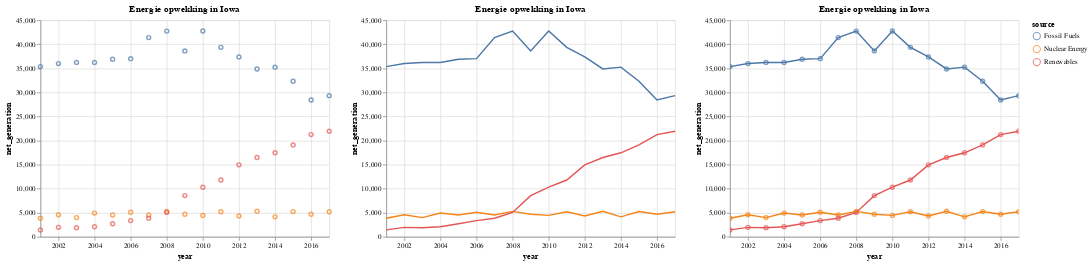

Here is the notebook cell this chart was saved with:
### Markdown cell above
# Voorbeelden

Om de intuitie van de grammar of graphic en de mogelijkheden van Altair te laten zien die ik regelmatig gebruik. Ten eerste het combineren van verschillende `mark_*` properties. Voor het maken van een grafiek met lijnen en punten, is de opzet:
1) Maak een base chart, met data en encodings
2) Gebruik de base chart om een chart met punten en een met lijnen te maken
3) Overlay de punt en lijn charts via `point + line`

### Code cell
df = data.iowa_electricity()

base = (
    alt
    .Chart(df, title="Energie opwekking in Iowa")
    .encode(
        x="year",
        y="net_generation",
        color="source",
        tooltip="net_generation"
    )
)

point = base.mark_point()
line = base.mark_line()
point_line = point + line

# Test de interactiviteit zelf in google colab met de badge bovenaan het notebook (zoomen, pannen en tooltip!)
point | line | point_line.interactive()

### Figure 1 — Vega-Lite specification as saved in the notebook (floating-point values rounded to 4 significant figures)
{"config": {"view": {"continuousWidth": 400, "continuousHeight": 300}}, "hconcat": [{"mark": "point", "encoding": {"color": {"field": "source", "type": "nominal"}, "tooltip": {"field": "net_generation", "type": "quantitative"}, "x": {"field": "year", "type": "temporal"}, "y": {"field": "net_generation", "type": "quantitative"}}, "title": "Energie opwekking in Iowa"}, {"mark": "line", "encoding": {"color": {"field": "source", "type": "nominal"}, "tooltip": {"field": "net_generation", "type": "quantitative"}, "x": {"field": "year", "type": "temporal"}, "y": {"field": "net_generation", "type": "quantitative"}}, "title": "Energie opwekking in Iowa"}, {"layer": [{"mark": "point", "encoding": {"color": {"field": "source", "type": "nominal"}, "tooltip": {"field": "net_generation", "type": "quantitative"}, "x": {"field": "year", "type": "temporal"}, "y": {"field": "net_generation", "type": "quantitative"}}, "selection": {"selector001": {"type": "interval", "bind": "scales", "encodings": ["x", "y"]}}, "title": "Energie opwekking in Iowa"}, {"mark": "line", "encoding": {"color": {"field": "source", "type": "nominal"}, "tooltip": {"field": "net_generation", "type": "quantitative"}, "x": {"field": "year", "type": "temporal"}, "y": {"field": "net_generation", "type": "quantitative"}}, "title": "Energie opwekking in Iowa"}]}], "data": {"name": "data-bb61008ba0c766c5601afa5323d12ad4"}, "$schema": "https://vega.github.io/schema/vega-lite/v4.17.0.json", "datasets": {"data-bb61008ba0c766c5601afa5323d12ad4": [{"year": "2001-01-01T00:00:00", "source": "Fossil Fuels", "net_generation": 35361}, {"year": "2002-01-01T00:00:00", "source": "Fossil Fuels", "net_generation": 35991}, {"year": "2003-01-01T00:00:00", "source": "Fossil Fuels", "net_generation": 36234}, {"year": "2004-01-01T00:00:00", "source": "Fossil Fuels", "net_generation": 36205}, {"year": "2005-01-01T00:00:00", "source": "Fossil Fuels", "net_generation": 36883}, {"year": "2006-01-01T00:00:00", "source": "Fossil Fuels", "net_generation": 37014}, {"year": "2007-01-01T00:00:00", "source": "Fossil Fuels", "net_generation": 41389}, {"year": "2008-01-01T00:00:00", "source": "Fossil Fuels", "net_generation": 42734}, {"year": "2009-01-01T00:00:00", "source": "Fossil Fuels", "net_generation": 38620}, {"year": "2010-01-01T00:00:00", "source": "Fossil Fuels", "net_generation": 42750}, {"year": "2011-01-01T00:00:00", "source": "Fossil Fuels", "net_generation": 39361}, {"year": "2012-01-01T00:00:00", "source": "Fossil Fuels", "net_generation": 37379}, {"year": "2013-01-01T00:00:00", "source": "Fossil Fuels", "net_generation": 34873}, {"year": "2014-01-01T00:00:00", "source": "Fossil Fuels", "net_generation": 35250}, {"year": "2015-01-01T00:00:00", "source": "Fossil Fuels", "net_generation": 32319}, {"year": "2016-01-01T00:00:00", "source": "Fossil Fuels", "net_generation": 28437}, {"year": "2017-01-01T00:00:00", "source": "Fossil Fuels", "net_generation": 29329}, {"year": "2001-01-01T00:00:00", "source": "Nuclear Energy", "net_generation": 3853}, {"year": "2002-01-01T00:00:00", "source": "Nuclear Energy", "net_generation": 4574}, {"year": "2003-01-01T00:00:00", "source": "Nuclear Energy", "net_generation": 3988}, {"year": "2004-01-01T00:00:00", "source": "Nuclear Energy", "net_generation": 4929}, {"year": "2005-01-01T00:00:00", "source": "Nuclear Energy", "net_generation": 4538}, {"year": "2006-01-01T00:00:00", "source": "Nuclear Energy", "net_generation": 5095}, {"year": "2007-01-01T00:00:00", "source": "Nuclear Energy", "net_generation": 4519}, {"year": "2008-01-01T00:00:00", "source": "Nuclear Energy", "net_generation": 5282}, {"year": "2009-01-01T00:00:00", "source": "Nuclear Energy", "net_generation": 4679}, {"year": "2010-01-01T00:00:00", "source": "Nuclear Energy", "net_generation": 4451}, {"year": "2011-01-01T00:00:00", "source": "Nuclear Energy", "net_generation": 5215}, {"year": "2012-01-01T00:00:00", "source": "Nuclear Energy", "net_generation": 4347}, {"year": "2013-01-01T00:00:00", "source": "Nuclear Energy", "net_generation": 5321}, {"year": "2014-01-01T00:00:00", "source": "Nuclear Energy", "net_generation": 4152}, {"year": "2015-01-01T00:00:00", "source": "Nuclear Energy", "net_generation": 5243}, {"year": "2016-01-01T00:00:00", "source": "Nuclear Energy", "net_generation": 4703}, {"year": "2017-01-01T00:00:00", "source": "Nuclear Energy", "net_generation": 5214}, {"year": "2001-01-01T00:00:00", "source": "Renewables", "net_generation": 1437}, {"year": "2002-01-01T00:00:00", "source": "Renewables", "net_generation": 1963}, {"year": "2003-01-01T00:00:00", "source": "Renewables", "net_generation": 1885}, {"year": "2004-01-01T00:00:00", "source": "Renewables", "net_generation": 2102}, {"year": "2005-01-01T00:00:00", "source": "Renewables", "net_generation": 2724}, {"year": "2006-01-01T00:00:00", "source": "Renewables", "net_generation": 3364}, {"year": "2007-01-01T00:00:00", "source": "Renewables", "net_generation": 3870}, {"year": "2008-01-01T00:00:00", "source": "Renewables", "net_generation": 5070}, {"year": "2009-01-01T00:00:00", "source": "Renewables", "net_generation": 8560}, {"year": "2010-01-01T00:00:00", "source": "Renewables", "net_generation": 10308}, {"year": "2011-01-01T00:00:00", "source": "Renewables", "net_generation": 11795}, {"year": "2012-01-01T00:00:00", "source": "Renewables", "net_generation": 14949}, {"year": "2013-01-01T00:00:00", "source": "Renewables", "net_generation": 16476}, {"year": "2014-01-01T00:00:00", "source": "Renewables", "net_generation": 17452}, {"year": "2015-01-01T00:00:00", "source": "Renewables", "net_generation": 19091}, {"year": "2016-01-01T00:00:00", "source": "Renewables", "net_generation": 21241}, {"year": "2017-01-01T00:00:00", "source": "Renewables", "net_generation": 21933}]}}
